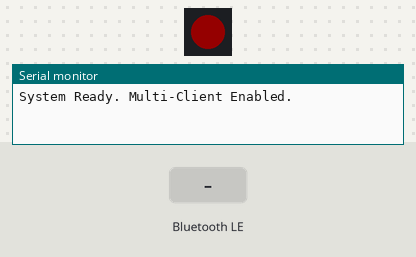
This program was run on a simulated ESP32-S3. Shown: 1 RGB LEDs in strip order, left to right, the last lines printed to the serial monitor. The test bench sets the inputs (shaded band). Dim RGB values are drawn brighter than linear; nothing arrives over Bluetooth unless stated; a phone connects over Bluetooth LE 3 s after start.

Above: at 0.1 s.
At 3.6 s:
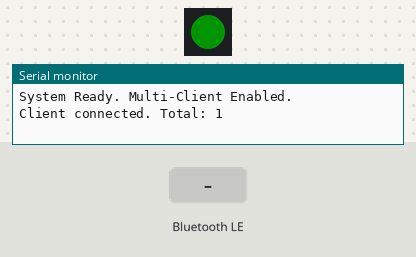
3.7 s: Bluetooth LE write "1" received
Timing chart, 0 to 6.7 s (numbered marks = the images above; inputs shaded):
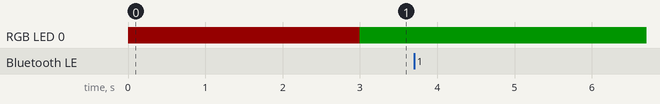

The program:

main.cpp
```cpp
#include <Arduino.h>
#include <NimBLEDevice.h>
#include <Adafruit_NeoPixel.h>

// --- CONFIGURATION ---
#define SERVICE_UUID "4fafc201-1fb5-459e-8fcc-c5c9c331914b"
#define CHAR_UUID    "beb5483e-36e1-4688-b7f5-ea07361b26a8"

// LED PIN (48 for S3 DevKit, try 38 if fails)
#define LED_PIN 48
#define LED_COUNT 1

Adafruit_NeoPixel strip(LED_COUNT, LED_PIN, NEO_GRB + NEO_KHZ800);

// --- GLOBAL STATE ---
NimBLECharacteristic* pCharacteristic = NULL;
uint32_t deviceCount = 0;
// LIMIT: How many browsers can chat at once?
// ESP32 usually handles 3-5 stable connections.
#define MAX_CLIENTS 4

// --- LED HELPER ---
void setRGB(int r, int g, int b) {
  strip.setPixelColor(0, strip.Color(r, g, b));
  strip.show();
}

// --- CALLBACKS ---
class ServerCallbacks: public NimBLEServerCallbacks {
    void onConnect(NimBLEServer* pServer) {
        deviceCount++;
        Serial.printf("Client connected. Total: %d\n", deviceCount);
        setRGB(0, 255, 0); // GREEN

        // --- CRITICAL FIX: RESTART ADVERTISING ---
        // If we haven't hit the limit, keep shouting so others can join!
        if(deviceCount < MAX_CLIENTS) {
            NimBLEDevice::startAdvertising();
        }
    };

    void onDisconnect(NimBLEServer* pServer) {
        deviceCount--;
        Serial.printf("Client disconnected. Total: %d\n", deviceCount);

        // If everyone left, go RED. If people remain, stay GREEN.
        if(deviceCount == 0) {
            setRGB(255, 0, 0);
            // Make sure we are advertising when empty
            NimBLEDevice::startAdvertising();
        } else {
             // If a slot freed up, ensure we are advertising
             NimBLEDevice::startAdvertising();
        }
    }
};

class DataCallbacks: public NimBLECharacteristicCallbacks {
    void onWrite(NimBLECharacteristic* pChar) {
        std::string rxValue = pChar->getValue();

        if (rxValue.length() > 0) {
            Serial.print("Relaying: ");
            Serial.println(rxValue.c_str());

            // Flash BLUE on data
            setRGB(0, 0, 255);

            // This Notify sends to ALL connected clients automatically
            pCharacteristic->setValue(rxValue);
            pCharacteristic->notify();

            delay(15);
            // Restore Green (if clients exist) or Red (if phantom data)
            if(deviceCount > 0) setRGB(0, 255, 0);
            else setRGB(255, 0, 0);
        }
    }
};

void setup() {
  Serial.begin(115200);

  strip.begin();
  strip.setBrightness(20);
  setRGB(255, 0, 0); // Start RED

  NimBLEDevice::init("QRx-Mesh-Node");

  NimBLEServer *pServer = NimBLEDevice::createServer();
  pServer->setCallbacks(new ServerCallbacks());

  NimBLEService *pService = pServer->createService(SERVICE_UUID);

  pCharacteristic = pService->createCharacteristic(
                      CHAR_UUID,
                      NIMBLE_PROPERTY::READ |
                      NIMBLE_PROPERTY::WRITE |
                      NIMBLE_PROPERTY::NOTIFY
                    );

  pCharacteristic->setCallbacks(new DataCallbacks());

  pService->start();

  NimBLEAdvertising *pAdvertising = NimBLEDevice::getAdvertising();
  pAdvertising->addServiceUUID(SERVICE_UUID);
  pAdvertising->setScanResponse(true);
  pAdvertising->start();

  Serial.println("System Ready. Multi-Client Enabled.");
}

void loop() {
  delay(2000);
}
```
